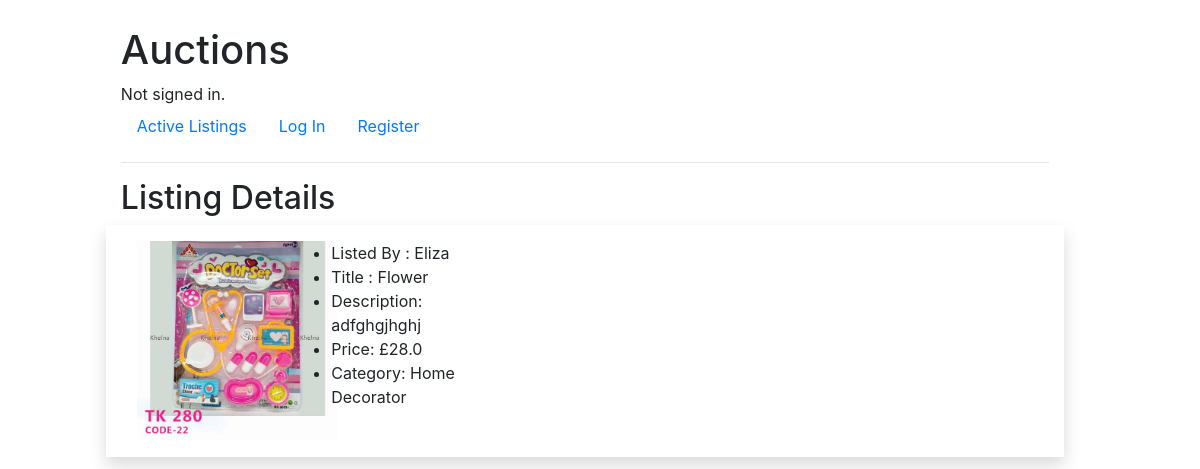
The app's page /listing_details/6 with its own data.
### auctions/models.py (models this page shows, shortened)
class Listing(models.Model):
    listed_by = models.ForeignKey(settings.AUTH_USER_MODEL, on_delete=models.CASCADE)
    title = models.CharField(max_length=50)
    description = models.TextField(max_length=300)
    starting_bid = models.FloatField(max_length=254)
    image = models.ImageField(blank=True, null=True)
    category = models.CharField(max_length=50, blank=True)

class User(AbstractUser):
    pass

### auctions/views.py (the view)
# urls.py: path("listing_details/<str:listing_id>", views.listing_details, name="listing_details"),
def listing_details(request, listing_id):
    listing = Listing.objects.get(id=listing_id)
    try:
        watchlist = Watchlist.objects.get(user=request.user)
        listing_in_watchlist = watchlist.listings.get(id = listing_id)
        listing_in_watchlist = True
    except:
        listing_in_watchlist = False
    return render(request, "auctions/listing-details.html", {
        'listing': listing,
        'image': listing.image,
        'bidForm' : BidForm(),
        'listing_in_watchlist': listing_in_watchlist
    })

### auctions/templates/auctions/listing-details.html (shortened to what this page needs)
{% extends "auctions/layout.html" %} {% block body %}
<h2>
    Listing Details
</h2>
<div class="row mb-3 p-3 shadow">
    <div class="col-lg-2">
        <img src="{{ image.url }}" class="image-style" />
    </div>
    <div class="col-lg-3">
        <ul>
            <li>Listed By : {{ listing.listed_by }}</li>
            <li>Title : {{ listing.title }}</li>
            <li>Description: {{ listing.description }}</li>
            <li>Price: £{{ listing.starting_bid }}</li>
            <li>Category: {{ listing.category }}</li>
        </ul>
    </div>
    <div class="col">
    </div>
</div>
{% endblock %}

### auctions/static/auctions/css/styles.css (style rules this page uses)
body { padding: 10px; }
.image-style { height: 200px; width: 200px; }

### records on screen
Listing: listed_by "Eliza", title "Flower", description "adfghgjhghj", starting_bid "28.0", category "Home Decorator"
